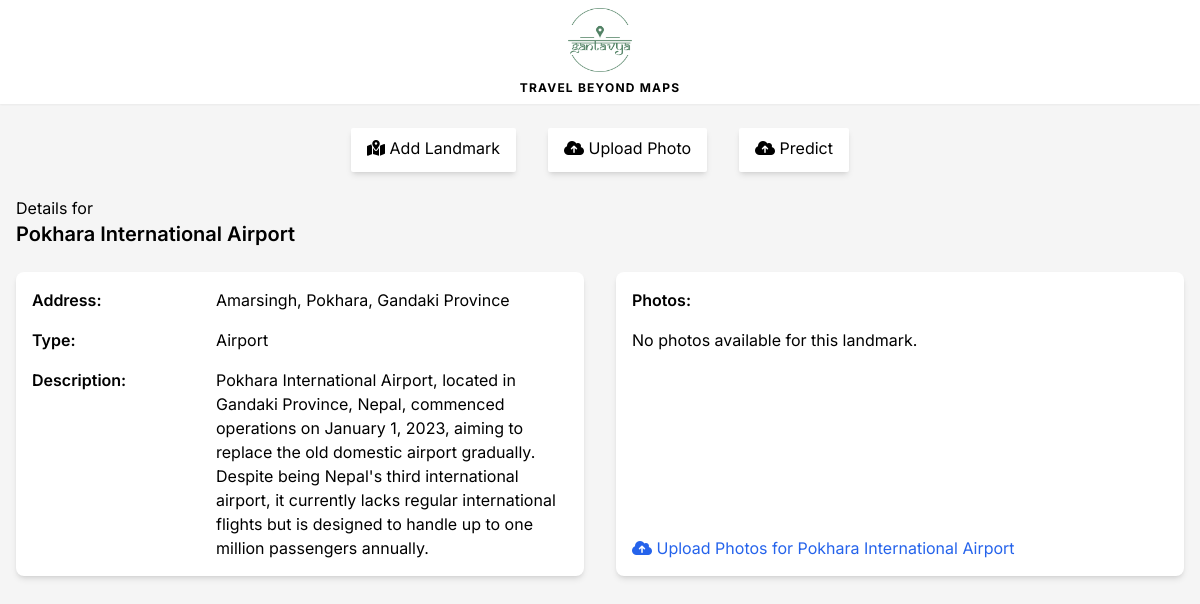
The page /landmark/1/ on the database as committed earlier.
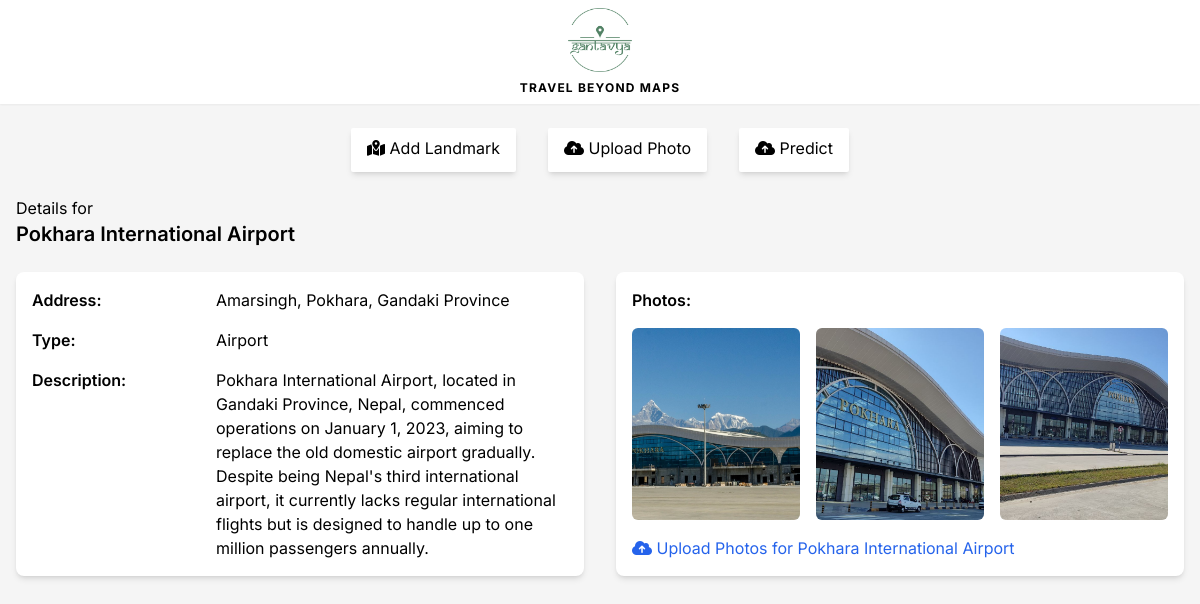
The same page on the database as committed later.
### base/models.py (models this page shows)
class Photos(models.Model):
    place = models.ForeignKey(Landmark, on_delete=models.CASCADE, related_name='photos')
    photo = models.ImageField(upload_to='images/')
    upload_date = models.DateTimeField(auto_now_add=True)

### base/views.py (the view)
# urls.py: path('landmark/<int:landmark_id>/', views.landmark_detail, name='landmark_detail'),
def landmark_detail(request, landmark_id):
    landmark = get_object_or_404(Landmark, pk=landmark_id)
    photos = landmark.photos.all()  # Access all photos associated with the landmark
    if request.method == 'POST':
        photo_form = PhotoUploadForm(request.POST, request.FILES)
        if photo_form.is_valid():
            photo = photo_form.save(commit=False)
            photo.place = landmark
            photo.save()
            return redirect('landmark_detail', landmark_id=landmark.id)
    else:
        photo_form = PhotoUploadForm()
    return render(request, 'base/landmark_detail.html', {'landmark': landmark, 'photos': photos, 'photo_form': photo_form})

### base/templates/base/landmark_detail.html (shortened to what this page needs)
{% extends 'base/index.html' %} {% block title %} Landmark Detail {% endblock %}
{% block body %}
<p>Details for</p>
<h1 class="text-xl font-semibold">{{landmark.name}}</h1>
<div class="mt-6 grid grid-cols-1 md:grid-cols-2 gap-8">
  <div class="w-full h-full shadow-md rounded-lg bg-white p-4 grid grid-cols-1 sm:grid-cols-2 md:grid-cols-3 gap-4 ">
    <p class="col-start-1 col-end-2"><strong class="font-semibold">Address:</strong></p>
    <p class="col-start-2 col-end-4">{{ landmark.address }}</p>
    <p class="col-start-1 col-end-2"><strong class="font-semibold">Type:</strong></p>
    <p class="col-start-2 col-end-4">{{ landmark.type }}</p>
    <p class="col-start-1 col-end-2"><strong class="font-semibold">Description:</strong></p>
    <p class="col-start-2 col-end-4 h-48 w-full overflow-y-auto">
      {% if landmark.description %}
      {{ landmark.description }}
      {% else %}
      No details available.
      {% endif %}
    </p>
  </div>
  <div class="w-full h-full shadow-md rounded-lg bg-white p-4 gap-4 flex flex-col justify-start items-start">
    <h2 class="font-semibold">Photos:</h2>
    <div class="h-full">
      {% if photos %}
      <div class="h-full gap-4 grid grid-cols-1 sm:grid-cols-2 md:grid-cols-3 h-48 overflow-y-auto">
        {% for photo in photos %}
        <form method="post" action="{% url 'landmark_detail' photo.id %}" class="h-full relative group">
          <img src="{{ photo.photo.url }}" alt="Landmark Photo"
            class="w-full h-full object-cover aspect-square rounded-md hover:shadow-xl duration-300 ease-in-out cursor-pointer" />
        </form>
        {% endfor %}
      </div>
      {% else %}
      <p>No photos available for this landmark.</p>
      {% endif %}
    </div>
    <div class="mt-auto text-blue-600  hover:text-blue-800 duration-300 ease-in-out">
      <a href="{% url 'upload_photo' landmark_id=landmark.id %}">
        <i class="fas fa-cloud-upload-alt"></i>
        <span>Upload Photos for {{landmark.name}} </span>
      </a>
    </div>
  </div>
</div>
{% endblock %}

Rows that differ between the two databases and show on the page:
added Photos: photo (picture)
added Photos: photo (picture)
added Photos: photo (picture)
Other text that changed with them:
text no longer shown: "No photos available for this landmark."
